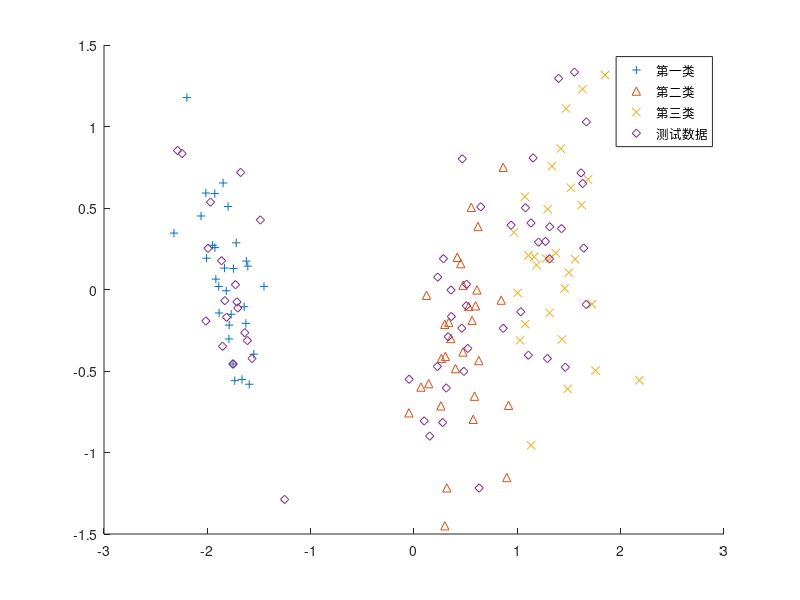

The MATLAB source for this figure: (Note: this script raises an error after producing the figure.)
clear;clc;
data = load("Iris.mat");
Class = data.Class;
Feature = zscore(data.Feature);

%% train

x_train = Feature([1:30,51:80,101:130],:);

y_train = Class([1:30,51:80,101:130],:);


x_c1 = x_train(1:30,:);
x_c2 = x_train(31:60,:);
x_c3 = x_train(61:90,:);

y_c1 = y_train(1:30,:);
y_c2 = y_train(31:60,:);
y_c3 = y_train(61:90,:);

%% test

x_t1 = Feature(31:50,:);
x_t2 = Feature(81:100,:);
x_t3 = Feature(131:150,:);
x_test =[x_t1;x_t2;x_t3];

y_t1 = Class(31:50,:);
y_t2 = Class(81:100,:);
y_t3 = Class(131:150,:);
y_test = [y_t1;y_t2;y_t3];

%% LDA

sigma1 = 29*cov(x_c1);
sigma2 = 29*cov(x_c2);
sigma3 = 29*cov(x_c3);

sw = sigma1+sigma2+sigma3;
X = [x_c1; x_c2; x_c3];
st = 89* cov(X);
sb = st - sw;


%% V, 一个矩阵，其列是输入矩阵的特征向量。
%% D, 一个对角矩阵，其对角线上的元素是输入矩阵的特征值
[V,D] = eig (sw\sb);

%% 降维并绘图 （w为4*2大小的投影矩阵将属性数为4的样本的投影到2维空间）
w = V(:,1:2);

f = @(x)x*w;

y1 = f(x_c1);
scatter(y1(:,1),y1(:,2),'+')
hold on;
y2 = f(x_c2);
scatter(y2(:,1),y2(:,2),'^')
y3 = f(x_c3);
scatter(y3(:,1),y3(:,2),'x')




%% 绘制测试数据的投影
y_new = x_test*w;
scatter(y_new( :,1),y_new(:,2),'d');
hold off;
legend('第一类', '第二类', '第三类','测试数据');


%% 利用 lda 中函数进行分类，并给出待预测数据在分类器中类别
[m,~] = size(x_test);
arr=[];
for i=1:m
    % c1 为 +  c2为 -
    class1 = LDA(x_test(i,:)*w,x_c1*w,x_c2*w);
    % c1 为 +  c3为 -
    class2 = LDA(x_test(i,:)*w,x_c1*w,x_c3*w);
    % c2 为 +  c3为 -
    class3 = LDA(x_test(i,:)*w,x_c2*w,x_c3*w);
    
    %% 计算票数
    c1 = 1 * (class1) + 1 * (class2);
    c2 = 1 * (~class1) + 1 * (class3);
    c3 = 1 * (~class2) + 1 * (~class3);

    c= [c1 c2 c3];

    [max_value, max_index] = max(c);
    arr(i,1) = max_index;
end
disp("LDA预测结果")
disp(arr)
disp("正确率")
disp(1-err(arr))


%% 对数几率回归 
%% OVO拆分策略 训练三个分类器

%% 利用logit.m内的函数训练分类器 并给出待预测数据在分类器中类别
[m,~] = size(x_test);
arr1 = zeros(m,1);
for i=1:m
    % c1 为 +  c2为 -
    class1 = logit(x_test(i,:),x_c1,y_c1,x_c2,y_c2);
    % c1 为 +  c3为 -
    class2 = logit(x_test(i,:),x_c1,y_c1,x_c3,y_c3);
    % c2 为 +  c3为 -
    class3 = logit(x_test(i,:),x_c2,y_c2,x_c3,y_c3);
    
    %% 计算票数
    c1 = 1 * (class1) + 1 * (class2);
    c2 = 1 * (~class1) + 1 * (class3);
    c3 = 1 * (~class2) + 1 * (~class3);

    c= [c1 c2 c3];

    [max_value, max_index] = max(c);
    arr1(i,1) = max_index;
end
disp("对数几率回归");
disp(arr1);
disp("正确率");
disp(1-err(arr1));

















